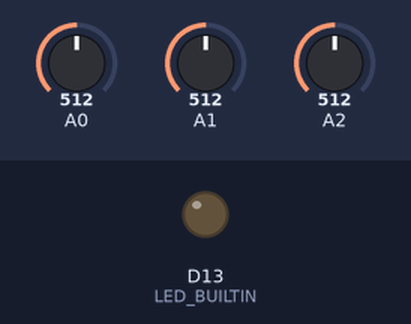
The sketch below on a simulated Arduino Nano 33 BLE. Parts: output pins drawn as LEDs (lit = HIGH). The inputs (shaded band) are chosen by the test bench; at power-on: A0 = 512, A1 = 512, A2 = 512. Nothing arrives over Bluetooth unless stated; a phone connects over Bluetooth LE 3 s after start; what the sketch prints to the serial monitor is not drawn.

Above: at 0.1 s.
At 3.1 s:
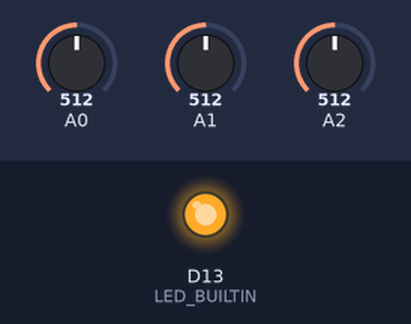
Timing chart, 0 to 4.6 s (numbered marks = the images above):
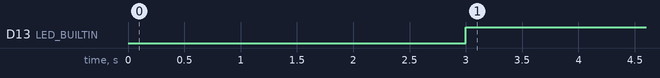

Measured:
- by itself, D13 (LED_BUILTIN): LOW → HIGH at 3.0 s

The sketch:

Accelerometer.ino
```cpp
#include <ArduinoBLE.h>
#include <Arduino_LSM9DS1.h>
BLEService Accelservice("1101");
BLEUnsignedCharCharacteristic Magychar("2101",BLERead|BLENotify);

const int xInput = A0;
const int yInput = A1;
const int zInput = A2;
const int scale = 200000;


// initialize minimum and maximum Raw Ranges for each axis
int RawMin = 0;
int RawMax = 1023;

void setup() {
  IMU.begin();
 Serial.begin(9600);
 while(!Serial);
 pinMode(LED_BUILTIN, OUTPUT);
 if(!BLE.begin())
 {
  Serial.println("starting BLE failed!");
  while(1);
 }

BLE.setLocalName("EE400D");
BLE.setAdvertisedService(Accelservice);
Accelservice.addCharacteristic(Magychar);
BLE.addService(Accelservice);
BLE.advertise();
Serial.println("Bluetooth device active, waiting for connections...");
}


void loop() {
BLEDevice central = BLE.central();

if (central)
{
Serial.print("Connected to central: ");
Serial.println(central.address());
digitalWrite(LED_BUILTIN, HIGH);

while (central.connected()) {
  //Read raw values
  int xRaw = ReadAxis(xInput);
  int yRaw = ReadAxis(yInput);
  int zRaw = ReadAxis(zInput);

  // Convert raw values to 'milli-Gs"
  float xScaled = mapf(xRaw, RawMin, RawMax, -200000, 200000);
  float yScaled = mapf(yRaw, RawMin, RawMax, -200000, 200000);
  float zScaled = mapf(zRaw, RawMin, RawMax, -200000, 200000);

  // re-scale to fractional Gs
  float xAccel = xScaled/1000;
  float yAccel = yScaled/1000;
  float zAccel = zScaled/1000;
  long magnitude = sqrt(sq(xAccel)+sq(yAccel)+sq(zAccel));

  Serial.print("X, Y, Z  :: ");
  Serial.print(xRaw);
  Serial.print(", ");
  Serial.print(yRaw);
  Serial.print(", ");
  Serial.print(zRaw);
  Serial.print(" :: ");
  Serial.print(xAccel);
  Serial.print("G, ");
  Serial.print(yAccel);
  Serial.print("G, ");
  Serial.print(zAccel);
  Serial.println("G");
  Serial.print(magnitude);
  Serial.println("G");
  Magychar.writeValue(magnitude);
  delay(200);

  }
}
digitalWrite(LED_BUILTIN, LOW);
Serial.print("Disconnected from central: ");
Serial.println(central.address());
}


int ReadAxis(int axisPin)
{
  // Take multiple samples to reduce noise
  const int sampleSize = 175;
  long reading = 0;
  analogRead(axisPin);
  delay(1);
  for (int i = 0; i < sampleSize; i++)
  {
  reading += analogRead(axisPin);
  }
  return reading/sampleSize;
}

float mapf(float x, float in_min, float in_max, float out_min, float out_max)
{
  return (x - in_min) * (out_max - out_min) / (in_max - in_min) + out_min;
}
```
